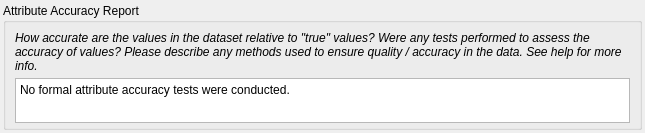
<?xml version="1.0" encoding="UTF-8"?>
<ui version="4.0">
 <class>Form</class>
 <widget class="QWidget" name="Form">
  <property name="geometry">
   <rect>
    <x>0</x>
    <y>0</y>
    <width>645</width>
    <height>133</height>
   </rect>
  </property>
  <property name="minimumSize">
   <size>
    <width>0</width>
    <height>0</height>
   </size>
  </property>
  <property name="maximumSize">
   <size>
    <width>16777215</width>
    <height>16777215</height>
   </size>
  </property>
  <property name="font">
   <font>
    <family>Arial</family>
    <pointsize>9</pointsize>
   </font>
  </property>
  <property name="windowTitle">
   <string>Form</string>
  </property>
  <layout class="QVBoxLayout" name="verticalLayout">
   <property name="leftMargin">
    <number>3</number>
   </property>
   <property name="topMargin">
    <number>3</number>
   </property>
   <property name="rightMargin">
    <number>3</number>
   </property>
   <property name="bottomMargin">
    <number>3</number>
   </property>
   <item>
    <widget class="QGroupBox" name="fgdc_attracc">
     <property name="minimumSize">
      <size>
       <width>0</width>
       <height>0</height>
      </size>
     </property>
     <property name="maximumSize">
      <size>
       <width>16777215</width>
       <height>16777215</height>
      </size>
     </property>
     <property name="title">
      <string>Attribute Accuracy Report</string>
     </property>
     <layout class="QVBoxLayout" name="verticalLayout_2">
      <item>
       <widget class="QLabel" name="label">
        <property name="font">
         <font>
          <italic>true</italic>
         </font>
        </property>
        <property name="styleSheet">
         <string notr="true">font: italic;</string>
        </property>
        <property name="text">
         <string>How accurate are the values in the dataset relative to &quot;true&quot; values? Were any tests performed to assess the accuracy of values? Please describe any methods used to ensure quality / accuracy in the data. See help for more info.</string>
        </property>
        <property name="wordWrap">
         <bool>true</bool>
        </property>
       </widget>
      </item>
      <item>
       <widget class="GrowingTextEdit" name="fgdc_attraccr">
        <property name="sizePolicy">
         <sizepolicy hsizetype="Expanding" vsizetype="Preferred">
          <horstretch>0</horstretch>
          <verstretch>0</verstretch>
         </sizepolicy>
        </property>
        <property name="minimumSize">
         <size>
          <width>0</width>
          <height>45</height>
         </size>
        </property>
        <property name="maximumSize">
         <size>
          <width>16777215</width>
          <height>45</height>
         </size>
        </property>
        <property name="plainText">
         <string>No formal attribute accuracy tests were conducted.</string>
        </property>
       </widget>
      </item>
     </layout>
    </widget>
   </item>
  </layout>
 </widget>
 <customwidgets>
  <customwidget>
   <class>GrowingTextEdit</class>
   <extends>QPlainTextEdit</extends>
   <header>growingtextedit</header>
  </customwidget>
 </customwidgets>
 <resources/>
 <connections/>
</ui>
